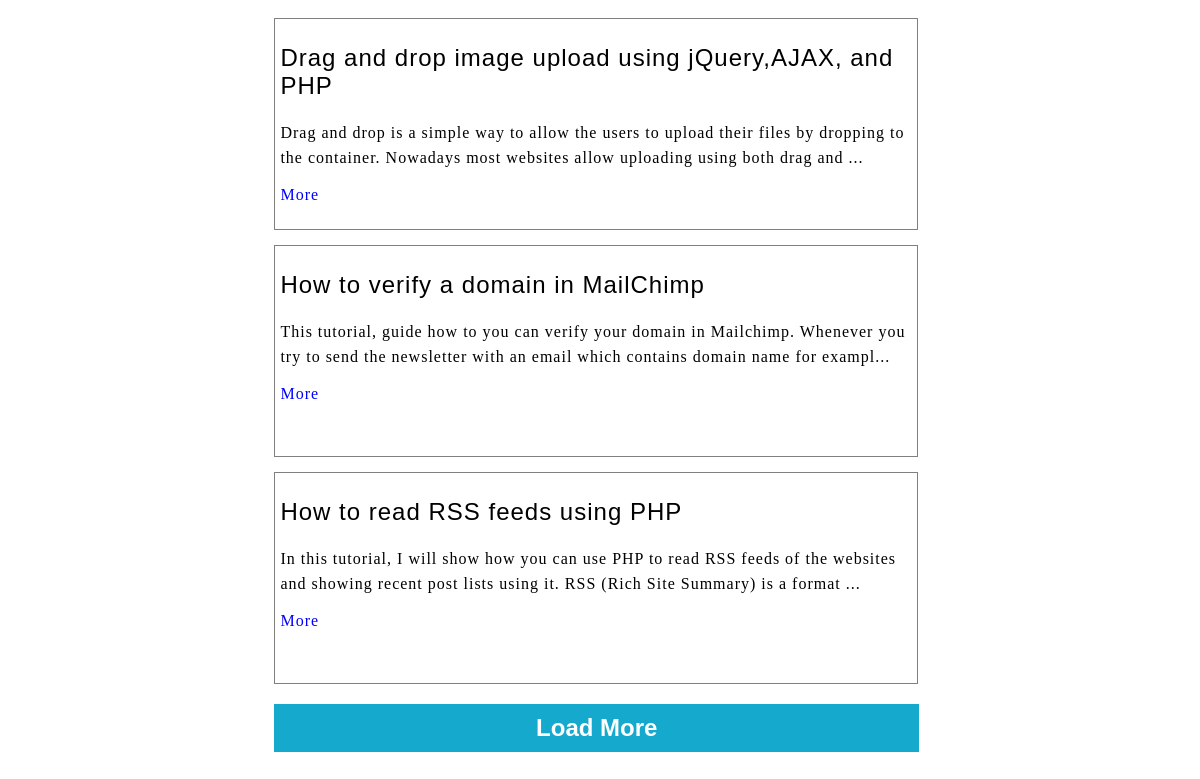
Before: /Demo/index.php with the older database file.
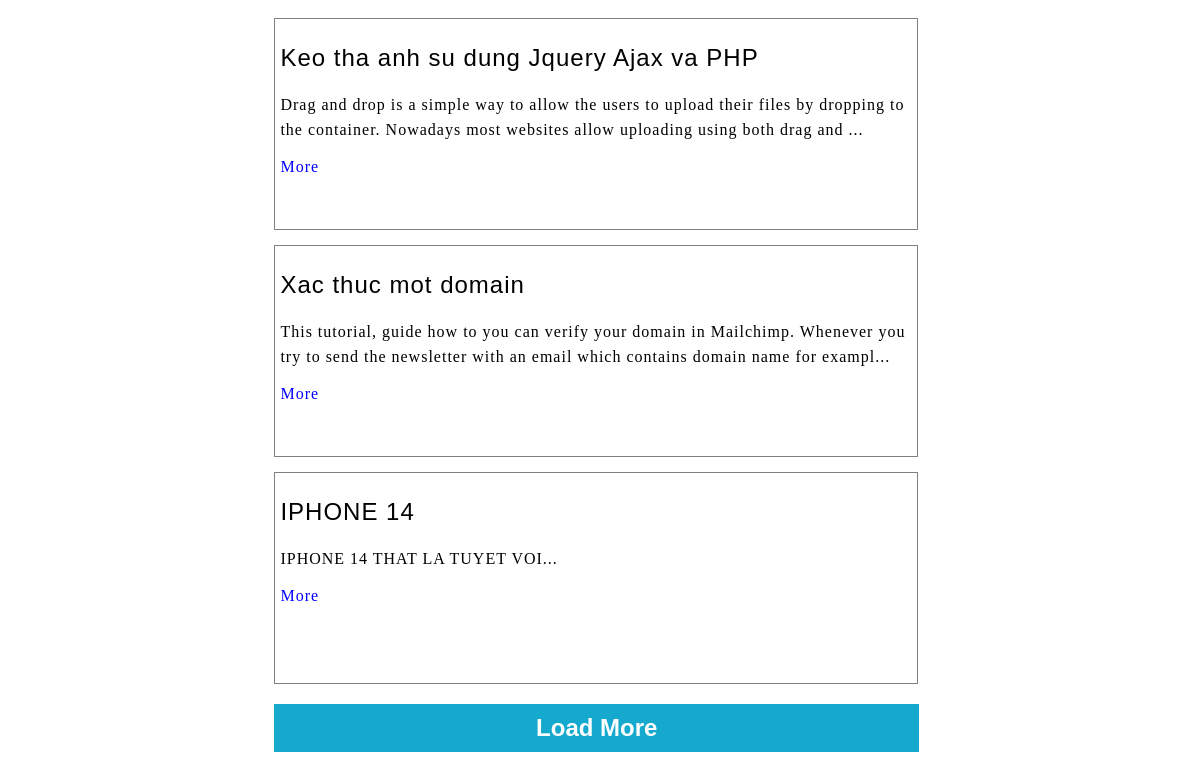
After: the same page with the newer database file.
### tables this page shows
CREATE TABLE `posts` (
  `id` int(11) NOT NULL,
  `title` varchar(100) NOT NULL,
  `content` text NOT NULL,
  `link` varchar(255) NOT NULL,
  `timestamp` timestamp NOT NULL DEFAULT current_timestamp() ON UPDATE current_timestamp()
);

### Demo/index.php (the view, shortened to what this page needs)
<?php
include "config.php";
?>
<!doctype html>
<html>
    <head>
        <link href="./style.css" type="text/css" rel="stylesheet">
    </head>
    <body>
        <div class="container">
            <?php
            $rowperpage = 3;
            $query = "select * from posts order by id asc limit 0,$rowperpage ";
            $result = mysqli_query($con,$query);
            while($row = mysqli_fetch_array($result)){
                $id = $row['id'];
                $title = $row['title'];
                $content = $row['content'];
                $shortcontent = substr($content, 0, 160)."...";
            ?>
                <div class="post" id="post_<?php echo $id; ?>">
                    <h2><?php echo $title; ?></h2>
                    <p>
                        <?php echo $shortcontent; ?>
                    </p>
                    <a href="'.$link.'" target="_blank" class="more">More</a>
                </div>
            <?php
            }
            ?>
            <h2 class="load-more">Load More</h2>
        </div>
    </body>
</html>

### Demo/style.css (style rules this page uses)
.container { width: 55%; margin: 0 auto; border: 0px solid black; padding: 10px 0px; }
.post { width: 97%; min-height: 200px; padding: 5px; border: 1px solid gray; margin-bottom: 15px; }
.post h2 { letter-spacing: 1px; font-weight: normal; font-family: sans-serif; }
.post p { letter-spacing: 1px; text-overflow: ellipsis; line-height: 25px; }
.load-more { width: 99%; background: #15a9ce; text-align: center; color: white; padding: 10px 0px; font-family: sans-serif; }
.more { color: blue; text-decoration: none; letter-spacing: 1px; font-size: 16px; }

Changed rows visible on the page:
removed posts: title "How to read RSS feeds using PHP", content "In this tutorial, I will show how you can use PHP to read RSS feeds of the websites and showing recent post lists using it. RSS (Rich Site Summary) is a format ..."
changed posts: title "Drag and drop image upload using jQuery,AJAX, and PHP" → "Keo tha anh su dung Jquery Ajax va PHP"
changed posts: title "How to verify a domain in MailChimp" → "Xac thuc mot domain"
added posts: title "IPHONE 14", content "IPHONE 14 THAT LA TUYET VOI..."
